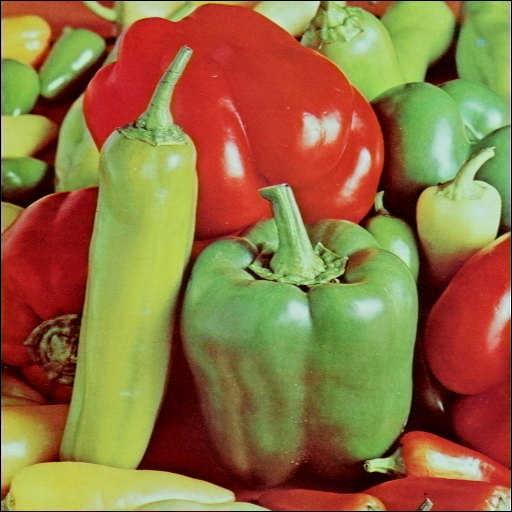
%> input picture trabalho1/ex1/GenericImages/peppers.png, 512 x 512 px
$ octave --eval "result = image_details;"   (GNU Octave 9; MATLAB toolbox functions it lacks are replaced by stand-ins)
%> lines starting %> are read from the running program, lines starting %| are printed output that depends on the picture
%
% ISEL - Instituto Superior de Engenharia de Lisboa.
%
% LEIC - Licenciatura em Engenharia Informatica e de Computadores.
% MEIC - Mestrado em Engenharia Informatica e de Computadores.
%
% PIB - Processamento de Imagem e Biometria.
%
% image_details.m
% resolução espacial;
% resolução em profundidade;
% valores mínimo, médio e máximo de intensidade;
% medida de contraste;
% entropia da imagem.

function [I, rp, R, G, B] = image_details(filename)

    if nargin==0
         filename =  'GenericImages\peppers.png';
         % 'GenericImages\circ_bw.tif'; %
         % 'GenericImages\lena.gif'; %
    end

    % Fechar todas as janelas de figuras.
    %close all;

    % Limpar a consola.
    clc;

    % informação sobre a iagem
    info = imfinfo(filename);
    % resolução espacial
    re = info.Width*info.Height;
    % resolução em profundidade
    rp = info.BitDepth;
    disp(['resolução espacial = ' num2str(re)]);
    disp(['resolução em profundidade = ' num2str(rp) ' bit/pixel']);

    % Ler a imagem a partir do ficheiro.
    I = imread(filename);
%> I is the input picture: size 512x512x3 uint8; mean R, G, B 144.1, 112.8, 64.1
    R=0;G=0;B=0;
    % imagem colorida
    if (strcmp(info.ColorType, 'truecolor'))
        % Obter as componentes R, G, e B
        R = I(:,:,1)
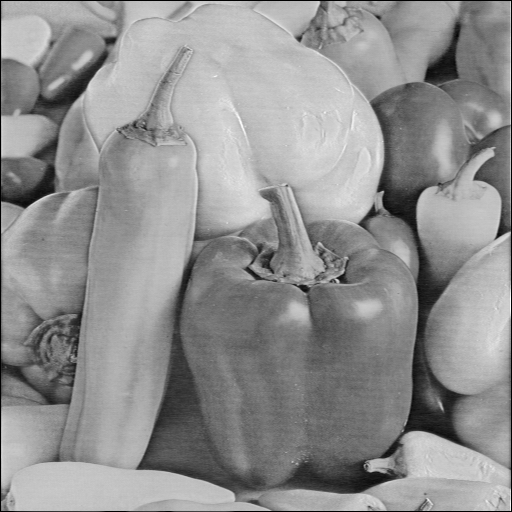
%> R: size 512x512 uint8; min 0, max 253, mean 144.1
        G = I(:,:,2);
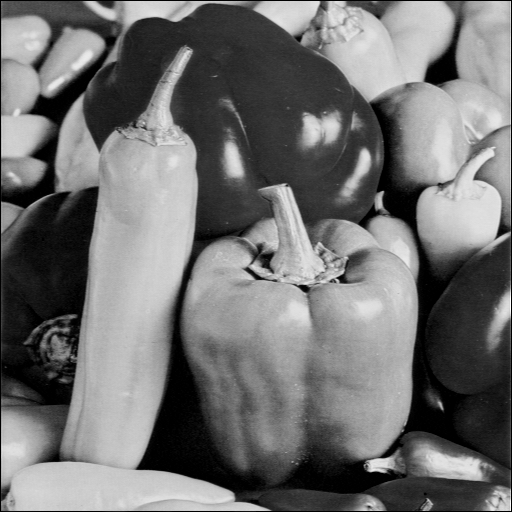
%> G: size 512x512 uint8; min 0, max 255, mean 112.8
        B = I(:,:,3);
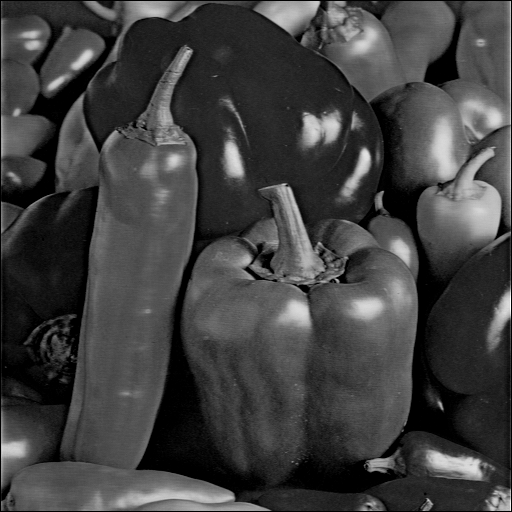
%> B: size 512x512 uint8; min 0, max 255, mean 64.1

        % para a componente red
        % valores mínimo, médio e máximo de intensidade
        vminR = min(min(R));
%> vminR = 0
        vmedR = sum(sum(R)) / (info.Width*info.Height);
%> vmedR = 144.1
        vmaxR = max(max(R));
%> vmaxR = 253
        % medida de contraste
        mcR = 20*log10((double(vmaxR+1))/(double(vminR+1)));
%> mcR = 48.1
        % entropia da imagem
        eiR = entropy(R);
%> eiR = 7.33

        % para a componente green
        % valores mínimo, médio e máximo de intensidade
        vminG = min(min(G));
%> vminG = 0
        vmedG = sum(sum(G)) / (info.Width*info.Height);
%> vmedG = 112.8
        vmaxG = max(max(G));
%> vmaxG = 255
        % medida de contraste
        mcG = 20*log10((double(vmaxG+1))/(double(vminG+1)));
%> mcG = 48.13
        % entropia da imagem
        eiG = entropy(G);
%> eiG = 7.56

        % para a componente blue
        % valores mínimo, médio e máximo de intensidade
        vminB = min(min(B));
%> vminB = 0
        vmedB = sum(sum(B)) / (info.Width*info.Height);
%> vmedB = 64.13
        vmaxB = max(max(B));
%> vmaxB = 255
        % medida de contraste
        mcB = 20*log10((double(vmaxB+1))/(double(vminB+1)));
%> mcB = 48.13
        % entropia da imagem
        eiB = entropy(B);
%> eiB = 7.02

        % apresentar imagem e histograma
        figure(1);
        subplot(241); imshow(I);  colorbar; title(' Cor [R, G, B]' );
        subplot(242); imshow(R); colorbar; title(' Red componente' );
        subplot(243); imshow(G); colorbar; title(' Green componente' );
        subplot(244); imshow(B); colorbar; title(' Blue componente' );
        subplot(246); imhist(R); title(' Red Histograma ' );
        subplot(247); imhist(G); title(' Red Histograma ' );
        subplot(248); imhist(B); title(' Red Histograma ' );

        disp('para a componente red:');
        disp(['valores mínimo de intensidade = ' num2str(vminR)]);
%| valores mínimo de intensidade = 0
        disp(['valores médio de intensidade = ' num2str(vmedR)]);
%| valores médio de intensidade = 144.1151
        disp(['valores máximo de intensidade = ' num2str(vmaxR)]);
%| valores máximo de intensidade = 253
        disp(['medida de contraste = ' num2str(mcR)]);
%| medida de contraste = 48.0967
        disp(['entropia da imagem = ' num2str(eiR)]);
%| entropia da imagem = 7.3316
        disp('para a componente green:');
        disp(['valores mínimo de intensidade = ' num2str(vminG)]);
%| valores mínimo de intensidade = 0
        disp(['valores médio de intensidade = ' num2str(vmedG)]);
%| valores médio de intensidade = 112.8049
        disp(['valores máximo de intensidade = ' num2str(vmaxG)]);
%| valores máximo de intensidade = 255
        disp(['medida de contraste = ' num2str(mcG)]);
%| medida de contraste = 48.1308
        disp(['entropia da imagem = ' num2str(eiG)]);
%| entropia da imagem = 7.5605
        disp('para a componente blue:');
        disp(['valores mínimo de intensidade = ' num2str(vminB)]);
%| valores mínimo de intensidade = 0
        disp(['valores médio de intensidade = ' num2str(vmedB)]);
%| valores médio de intensidade = 64.1288
        disp(['valores máximo de intensidade = ' num2str(vmaxB)]);
%| valores máximo de intensidade = 255
        disp(['medida de contraste = ' num2str(mcB)]);
%| medida de contraste = 48.1308
        disp(['entropia da imagem = ' num2str(eiB)]);
%| entropia da imagem = 7.0196
%> `result = image_details;`:
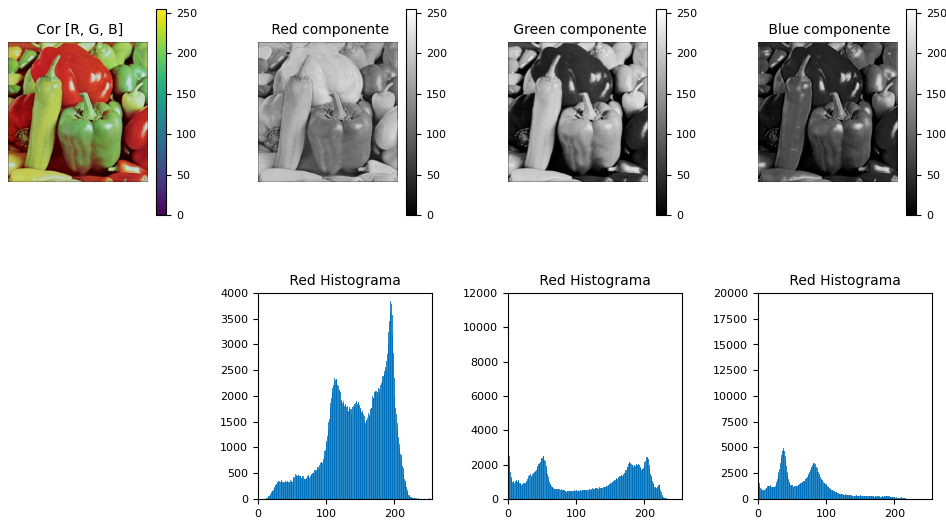
%> figure redrawn from the program's plot data, 7 panels
    else
        % imagem monocromática ou binária

        % valores mínimo, médio e máximo de intensidade
        % é necessário realizar a oprecao 2 vezes sobre a matriz poprque
        % a primeira operação devolve um vetor, e o obetivo é obter a operação
        % sobre esse vetor
        vmin = min(min(I));
        vmed = sum(sum(I)) / (info.Width*info.Height);
        vmax = max(max(I));
        % medida de contraste
        mc = 20*log10((double(vmax+1))/(double(vmin+1)));
        % entropia da imagem
        ei = entropy(I);

        % apresentar imagem e histograma
        figure(1);
        subplot(121); imshow(I); colorbar; title(' Imagem ' );
        subplot(122); imhist(I); title(' Histograma ' );
        impixelinfo;
        disp(['valores mínimo de intensidade = ' num2str(vmin)]);
        disp(['valores médio de intensidade = ' num2str(vmed)]);
        disp(['valores máximo de intensidade = ' num2str(vmax)]);
        disp(['medida de contraste = ' num2str(mc)]);
        disp(['entropia da imagem = ' num2str(ei)]);
    end
end
